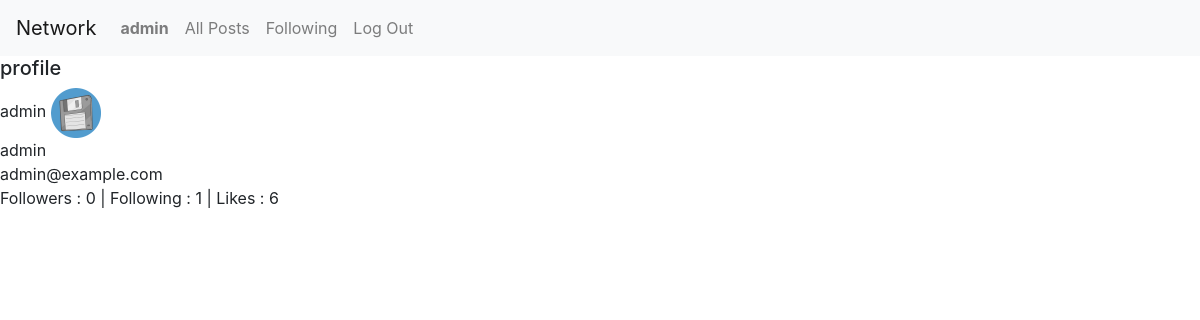
/profile/2 (signed in), run on the app's committed database.
### network/models.py (models this page shows)
class User(AbstractUser):
    avatar = models.TextField(default="avatar_bucket.png")
    like_count = models.PositiveSmallIntegerField(default=0, blank=True, null=True)
    followers = models.ManyToManyField("User", related_name="followers_id")
    following = models.ManyToManyField("User", related_name="following_id")
    pass

### network/views.py (the view)
# urls.py: path("profile/<int:profile_id>", views.profile, name="profile"),
def profile(request,profile_id):
    profile = User.objects.get(
            id=profile_id
            )
    print(profile)
    return  render(request, "network/profile.html", {'profile': profile})

### network/templates/network/profile.html
{% extends "network/layout.html" %}
{% block body %}
<section>
    <h5>profile</h5>
    {{ profile.username }}
    <img width="50px" src="../../static/network/img/avatars/{{ profile.avatar }}" alt=""> <br>
    {{ profile.username }} <br>
    {{ profile.email }} <br>
    Followers : {{ profile.followers.count }} | Following : {{ profile.following.count }} | Likes : {{ profile.like_count }}<br>
</section>
{% endblock %}

### network/templates/network/layout.html (shortened to what this page needs)
{% load static %}
<!DOCTYPE html>
<html lang="en">
    <head>
        <link rel="stylesheet" href="https://stackpath.bootstrapcdn.com/bootstrap/4.4.1/css/bootstrap.min.css">
        <link href="{% static 'network/styles.css' %}" rel="stylesheet">
    </head>
    <body>
        <nav class="navbar navbar-expand-lg navbar-light bg-light">
            <a class="navbar-brand" href="#">Network</a>
            <div>
              <ul class="navbar-nav mr-auto">
                {% if user.is_authenticated %}
                    <li class="nav-item">
                        <a class="nav-link" href="#"><strong>{{ user.username }}</strong></a>
                    </li>
                {% endif %}
                <li class="nav-item">
                  <a id="all_posts"class="nav-link" href="{% url 'index' %}">All Posts</a>
                </li>
                {% if user.is_authenticated %}
                    <li class="nav-item">
                        <a class="nav-link" href="#">Following</a>
                    </li>
                    <li class="nav-item">
                        <a class="nav-link" href="{% url 'logout' %}">Log Out</a>
                    </li>
                {% endif %}
              </ul>
            </div>
          </nav>
        <div class="body">
            {% block body %}
            {% endblock %}
        </div>
    </body>
</html>

### data on the page
User: username "admin", avatar (picture), email "admin@example.com", followers.count "0", following.count "1", like_count "6"
